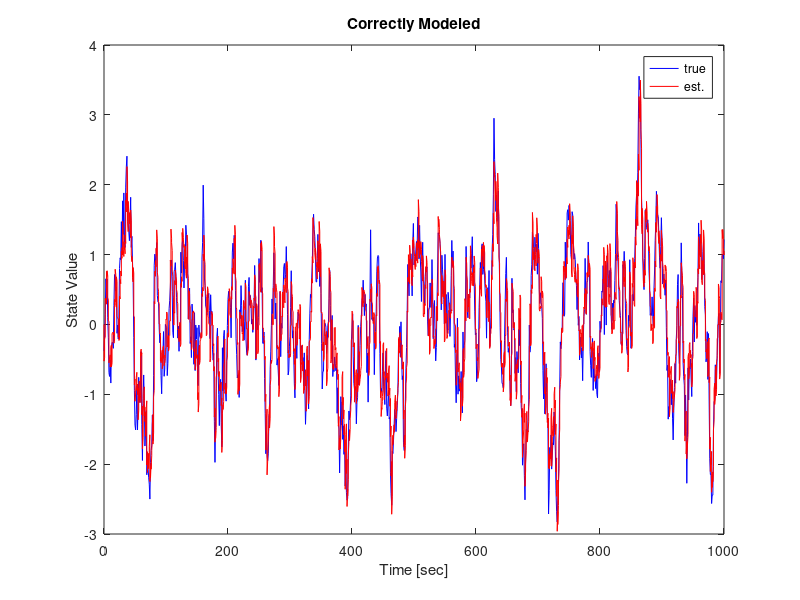
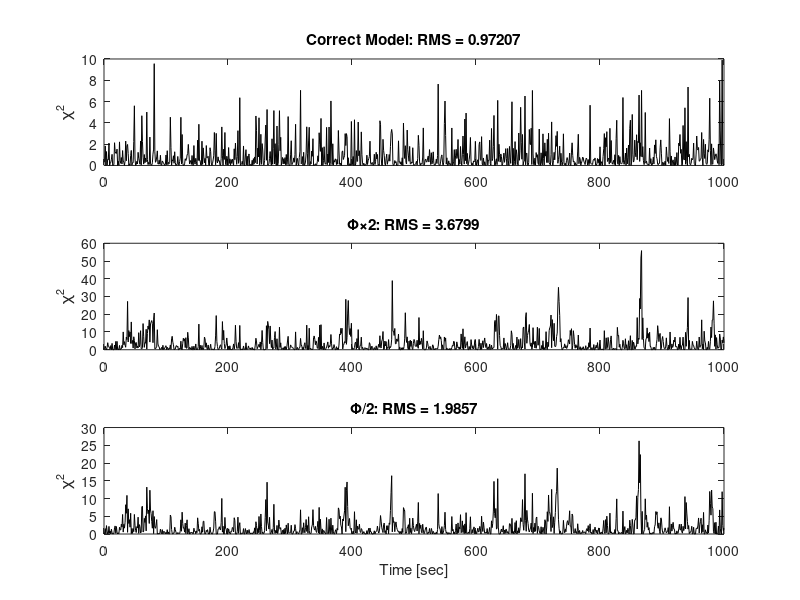
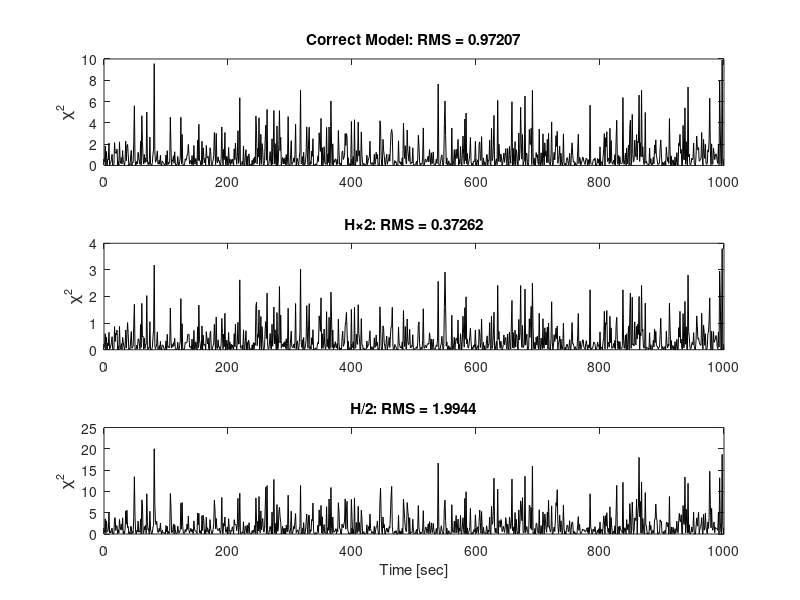
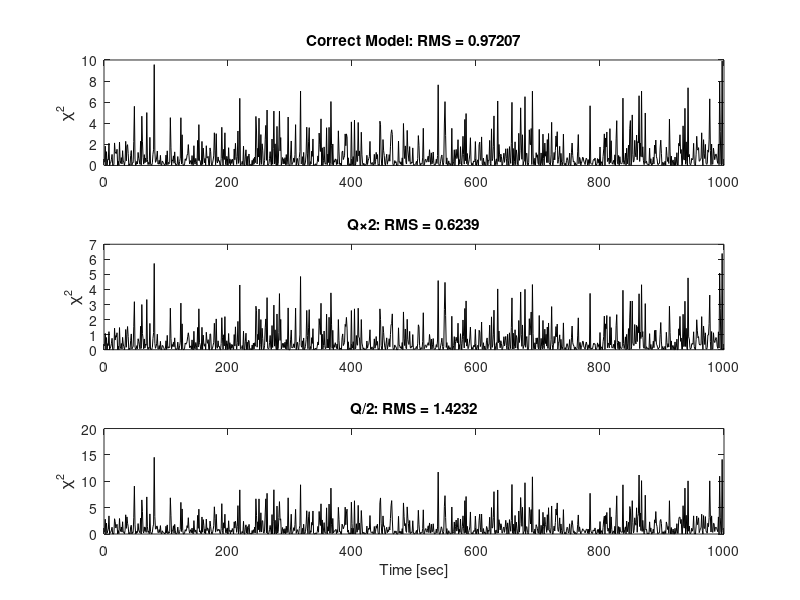

MATLAB code to generate these figures, in order:
%
% Grewal & Andrews,
% Kalman Filtering: Theory and Practice Using MATLAB, 4th Edition,
% Wiley, 2014.
%
% Example of innovations analysis with model parameters
% scaled up and down by a factor of two, to demonstrate
% its effect on weighted squared innovations.
%
% The model is a scalar exponentially correlated process.
%
close all;
clear all;
%
DeltaT = 1;         % Time-step
tau    = 10*DeltaT; % Correlation time.
%
% "True" model
%
Phi0   = exp(-DeltaT/tau);
P0     = 1;  % steady-state signal
Q0     = P0*(1-Phi0^2);
R0     = P0/10; % 10dB SNR
H0     = 1;
x0     = 0;
xtrue  = sqrt(P0)*randn;
%
% Models with Phi scaled up and down by a factor of two
%
x1     = x0;
x2     = x0;
P1     = P0;
P2     = P0;
Phi1   = Phi0*2;
Phi2   = Phi0/2;
R1     = R0;
R2     = R0;
Q1     = Q0;
Q2     = Q0;
H1     = H0;
H2     = H0;
%
% Models with H scaled up and down by a factor of two
%
x3     = x0;
x4     = x0;
P3     = P0;
P4     = P0;
Phi3   = Phi0;
Phi4   = Phi0;
R3     = R0;
R4     = R0;
Q3     = Q0;
Q4     = Q0;
H3     = H0*2;
H4     = H0/2;
%
% Models with Q scaled up and down by a factor of two
%
x5     = x0;
x6     = x0;
P5     = P0;
P6     = P0;
Phi5   = Phi0;
Phi6   = Phi0;
R5     = R0;
R6     = R0;
Q5     = Q0*2;
Q6     = Q0/2;
H5     = H0;
H6     = H0;
%
% Models with R scaled up and down by a factor of two
%
x7     = x0;
x8     = x0;
P7     = P0;
P8     = P0;
Phi7   = Phi0;
Phi8   = Phi0;
R7     = R0*2;
R8     = R0/2;
Q7     = Q0;
Q8     = Q0;
H7     = H0;
H8     = H0;
Prior0 = 0;
Post0  = 0;
Prior1 = 0;
Post1  = 0;
Prior2 = 0;
Post2  = 0;
Prior3 = 0;
Post3  = 0;
Prior4 = 0;
Post4  = 0;
Prior5 = 0;
Post5  = 0;
Prior6 = 0;
Post6  = 0;
Prior7 = 0;
Post7  = 0;
Prior8 = 0;
Post8  = 0;
m      = 0;
Nk     = 1001;
for k=1:Nk,
    m       = m + 1;
    Tm(m)   = k-1;
    Tk(k)   = k-1;
    XT(m)   = xtrue;
    X0(m)   = x0;
    Prior0  = Prior0 + (x0 - xtrue)^2;
    z       = H0*xtrue+sqrt(R0)*randn;
    dz0     = z - H0*x0;
    %
    % Measurement update
    %
    PH0     = P0*H0;
    Yzz0    = 1/(H0*PH0+R0);
    Chi0(k) = dz0^2*Yzz0;
    K0      = PH0*Yzz0;
    x0      = x0 + K0*dz0;
    Post0   = Post0 + (x0 - xtrue)^2;
    P0      = P0 - K0*PH0;
    m       = m + 1;
    Tm(m)   = k-1;
    XT(m)   = xtrue;
    X0(m)   = x0;
    %
    % Time update
    %
    xtrue   = Phi0*xtrue + sqrt(Q0)*randn;
    x0      = Phi0*x0;
    P0      = Phi0^2*P0 + Q0;
    %
    % Repeat for other models
    %
    Prior1  = Prior1 + (x1 - xtrue)^2;
    Prior2  = Prior2 + (x2 - xtrue)^2;
    Prior3  = Prior3 + (x3 - xtrue)^2;
    Prior4  = Prior4 + (x4 - xtrue)^2;
    Prior5  = Prior5 + (x5 - xtrue)^2;
    Prior6  = Prior6 + (x6 - xtrue)^2;
    Prior7  = Prior7 + (x7 - xtrue)^2;
    Prior8  = Prior8 + (x8 - xtrue)^2;
    PH1     = P1*H1;
    PH2     = P2*H2;
    PH3     = P3*H3;
    PH4     = P4*H4;
    PH5     = P5*H5;
    PH6     = P6*H6;
    PH7     = P7*H7;
    PH8     = P8*H8;
    Yzz1    = 1/(H1*PH1+R1);
    Yzz2    = 1/(H2*PH2+R2);
    Yzz3    = 1/(H3*PH3+R3);
    Yzz4    = 1/(H4*PH4+R4);
    Yzz5    = 1/(H5*PH5+R5);
    Yzz6    = 1/(H6*PH6+R6);
    Yzz7    = 1/(H7*PH7+R7);
    Yzz8    = 1/(H8*PH8+R8);
    dz1     = z - H1*x1;
    dz2     = z - H2*x2;
    dz3     = z - H3*x3;
    dz4     = z - H4*x4;
    dz5     = z - H5*x5;
    dz6     = z - H6*x6;
    dz7     = z - H7*x7;
    dz8     = z - H8*x8;
    Chi1(k) = dz1^2*Yzz1;
    Chi2(k) = dz2^2*Yzz2;
    Chi3(k) = dz3^2*Yzz3;
    Chi4(k) = dz4^2*Yzz4;
    Chi5(k) = dz5^2*Yzz5;
    Chi6(k) = dz6^2*Yzz6;
    Chi7(k) = dz7^2*Yzz7;
    Chi8(k) = dz8^2*Yzz8;
    K1      = PH1*Yzz1;
    K2      = PH2*Yzz2;
    K3      = PH3*Yzz3;
    K4      = PH4*Yzz4;
    K5      = PH5*Yzz5;
    K6      = PH6*Yzz6;
    K7      = PH7*Yzz7;
    K8      = PH8*Yzz8;
    x1      = x1 + K1*dz1;
    x2      = x2 + K2*dz2;
    x3      = x3 + K3*dz3;
    x4      = x4 + K4*dz4;
    x5      = x5 + K5*dz5;
    x6      = x6 + K6*dz6;
    x7      = x7 + K7*dz7;
    x8      = x8 + K8*dz8;
    Post1   = Post1 + (x1 - xtrue)^2;
    Post2   = Post2 + (x2 - xtrue)^2;
    Post3   = Post3 + (x3 - xtrue)^2;
    Post4   = Post4 + (x4 - xtrue)^2;
    Post5   = Post5 + (x5 - xtrue)^2;
    Post6   = Post6 + (x6 - xtrue)^2;
    Post7   = Post7 + (x7 - xtrue)^2;
    Post8   = Post8 + (x8 - xtrue)^2;
    P1      = P1 - K1*PH1;
    P2      = P2 - K2*PH2;
    P3      = P3 - K3*PH3;
    P4      = P4 - K4*PH4;
    P5      = P5 - K5*PH5;
    P6      = P6 - K6*PH6;
    P7      = P7 - K7*PH7;
    P8      = P8 - K8*PH8;
    %
    % Time update
    %
    x1      = Phi1*x1;
    x2      = Phi2*x2;
    x3      = Phi3*x3;
    x4      = Phi4*x4;
    x5      = Phi5*x5;
    x6      = Phi6*x6;
    x7      = Phi7*x7;
    x8      = Phi8*x8;
    P1      = Phi1^2*P1 + Q1;
    P2      = Phi2^2*P2 + Q2;
    P3      = Phi3^2*P3 + Q3;
    P4      = Phi4^2*P4 + Q4;
    P5      = Phi5^2*P5 + Q5;
    P6      = Phi6^2*P6 + Q6;
    P7      = Phi7^2*P7 + Q7;
    P8      = Phi8^2*P8 + Q8;
end;
%
RMS0    = mean(Chi0);
RMS1    = mean(Chi1);
RMS2    = mean(Chi2);
RMS3    = mean(Chi3);
RMS4    = mean(Chi4);
RMS5    = mean(Chi5);
RMS6    = mean(Chi6);
RMS7    = mean(Chi7);
RMS8    = mean(Chi8);
Prior0  = sqrt(Prior0/Nk);
Post0   = sqrt(Post0/Nk);
Prior1  = sqrt(Prior1/Nk);
Post1   = sqrt(Post1/Nk);
Prior2  = sqrt(Prior2/Nk);
Post2   = sqrt(Post2/Nk);
Prior3  = sqrt(Prior3/Nk);
Post3   = sqrt(Post3/Nk);
Prior4  = sqrt(Prior4/Nk);
Post4   = sqrt(Post4/Nk);
Prior5  = sqrt(Prior5/Nk);
Post5   = sqrt(Post5/Nk);
Prior6  = sqrt(Prior6/Nk);
Post6   = sqrt(Post6/Nk);
Prior7  = sqrt(Prior7/Nk);
Post7   = sqrt(Post7/Nk);
Prior8  = sqrt(Prior8/Nk);
Post8   = sqrt(Post8/Nk);
disp(['$\Phi$ & $H$ & $Q$ & $R$ & ',num2str(Prior0),' & ',num2str(Post0),' & ',num2str(RMS0)]);
disp(['$2\Phi$ & $H$ & $Q$ & $R$ & ',num2str(Prior1),' & ',num2str(Post1),' & ',num2str(RMS1)]);
disp(['$\Phi/2$ & $H$ & $Q$ & $R$ & ',num2str(Prior2),' & ',num2str(Post2),' & ',num2str(RMS2)]);
disp(['$\Phi$ & $2H$ & $Q$ & $R$ & ',num2str(Prior3),' & ',num2str(Post3),' & ',num2str(RMS3)]);
disp(['$\Phi$ & $H/2$ & $Q$ & $R$ & ',num2str(Prior4),' & ',num2str(Post4),' & ',num2str(RMS4)]);
disp(['$\Phi$ & $H$ & $2Q$ & $R$ & ',num2str(Prior5),' & ',num2str(Post5),' & ',num2str(RMS5)]);
disp(['$\Phi$ & $H$ & $Q/2$ & $R$ & ',num2str(Prior6),' & ',num2str(Post6),' & ',num2str(RMS6)]);
disp(['$\Phi$ & $H$ & $Q$ & $2R$ & ',num2str(Prior7),' & ',num2str(Post7),' & ',num2str(RMS7)]);
disp(['$\Phi$ & $H$ & $Q$ & $R/2$ & ',num2str(Prior8),' & ',num2str(Post8),' & ',num2str(RMS8)]);
%
figure;
plot(Tm,XT,'b-',Tm,X0,'r-');
legend('true','est.');
title('Correctly Modeled');
xlabel('Time [sec]');
ylabel('State Value');
%
figure;
subplot(3,1,1);
plot(Tk,Chi0,'k-');
title(['Correct Model: RMS = ',num2str(RMS0)]);
ylabel('{\chi}^2');
subplot(3,1,2);
plot(Tk,Chi1,'k-');
title(['{\Phi}{\times}2: RMS = ',num2str(RMS1)]);
ylabel('{\chi}^2');
subplot(3,1,3);
plot(Tk,Chi2,'k-');
title(['{\Phi}/2: RMS = ',num2str(RMS2)]);
ylabel('{\chi}^2');
xlabel('Time [sec]');
%
figure;
subplot(3,1,1);
plot(Tk,Chi0,'k-');
title(['Correct Model: RMS = ',num2str(RMS0)]);
ylabel('{\chi}^2');
subplot(3,1,2);
plot(Tk,Chi3,'k-');
title(['H{\times}2: RMS = ',num2str(RMS3)]);
ylabel('{\chi}^2');
subplot(3,1,3);
plot(Tk,Chi4,'k-');
title(['H/2: RMS = ',num2str(RMS4)]);
ylabel('{\chi}^2');
xlabel('Time [sec]');
%
figure;
subplot(3,1,1);
plot(Tk,Chi0,'k-');
title(['Correct Model: RMS = ',num2str(RMS0)]);
ylabel('{\chi}^2');
subplot(3,1,2);
plot(Tk,Chi5,'k-');
title(['Q{\times}2: RMS = ',num2str(RMS5)]);
ylabel('{\chi}^2');
subplot(3,1,3);
plot(Tk,Chi6,'k-');
title(['Q/2: RMS = ',num2str(RMS6)]);
ylabel('{\chi}^2');
xlabel('Time [sec]');
%
figure;
subplot(3,1,1);
plot(Tk,Chi0,'k-');
title(['Correct Model: RMS = ',num2str(RMS0)]);
ylabel('{\chi}^2');
subplot(3,1,2);
plot(Tk,Chi7,'k-');
title(['R{\times}2: RMS = ',num2str(RMS7)]);
ylabel('{\chi}^2');
subplot(3,1,3);
plot(Tk,Chi8,'k-');
title(['R/2: RMS = ',num2str(RMS8)]);
ylabel('{\chi}^2');
xlabel('Time [sec]');
%
